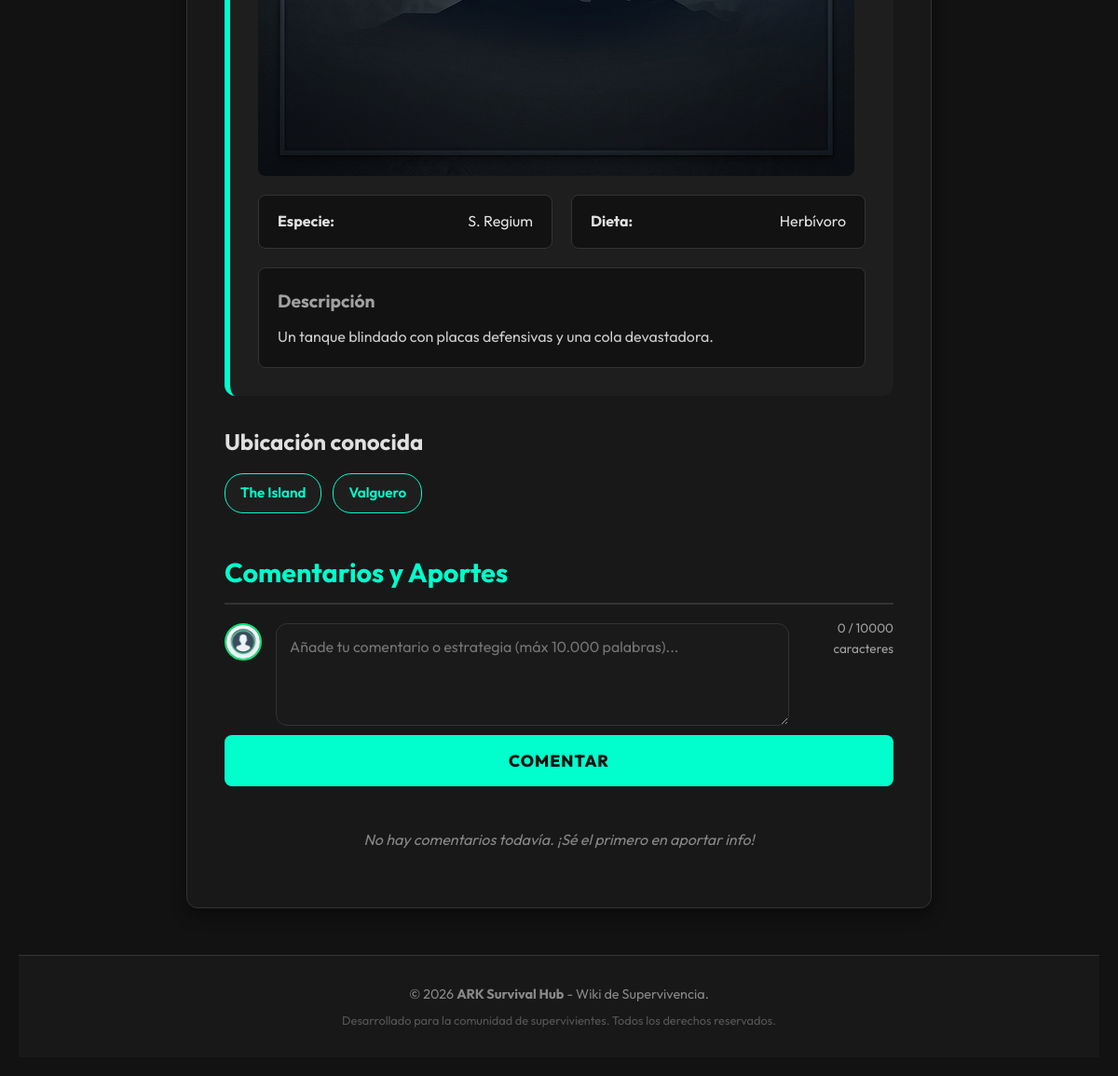
Page /detalle.php?error=permisos&id=3 (signed in, lower part) on the earlier database version.
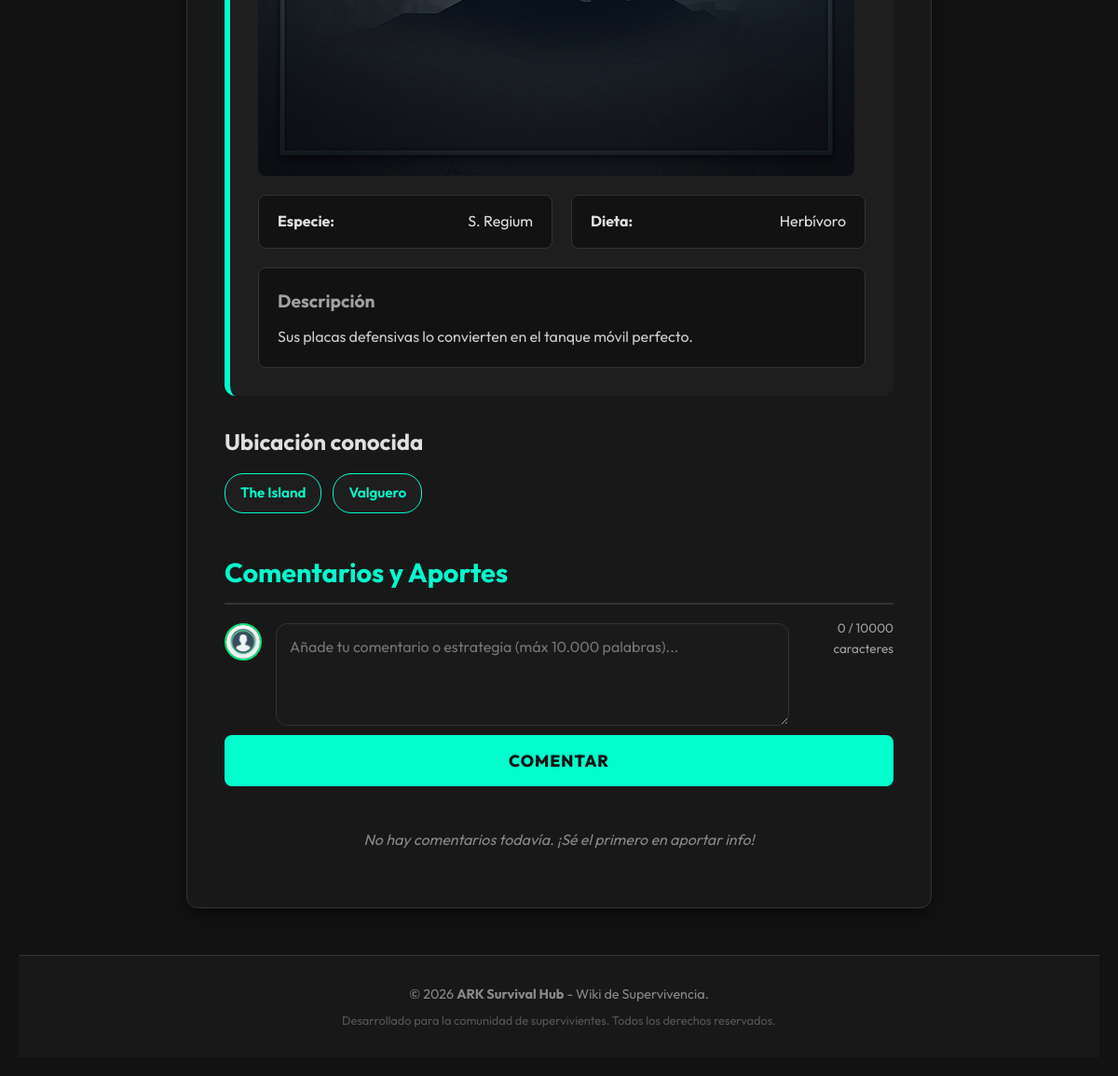
Same page on the later database version.
### tables this page shows
CREATE TABLE `dinosaurios` (
  `id` int(11) NOT NULL AUTO_INCREMENT,
  `nombre` varchar(100) NOT NULL,
  `especie` varchar(100) DEFAULT NULL,
  `dieta` varchar(50) DEFAULT NULL,
  `imagen` varchar(255) DEFAULT 'default_dino.jpg',
  `descripcion` text DEFAULT NULL,
  PRIMARY KEY (`id`),
  UNIQUE KEY `nombre` (`nombre`)
);

### detalle.php (the view, shortened to what the changed rows need)
<?php
include 'config/db.php';
$id = isset($_GET['id']) ? $_GET['id'] : 1;
$sql_dino = "SELECT * FROM dinosaurios WHERE id = :id";
$stmt = $conexion->prepare($sql_dino);
$stmt->bindParam(':id', $id);
$stmt->execute();
$dino = $stmt->fetch(PDO::FETCH_ASSOC);
?>
<!DOCTYPE html>
<html lang="es">
<head>
    <link rel="stylesheet" href="assets/css/estilos.css?v=1.3">
</head>
<body>
    <main class="contenedor-detalle">
        <section class="ficha-principal">
            <?php if(!empty($dino['imagen'])): ?>
                <div class="dino-img-detalle" style="text-align: center; margin-bottom: 20px;">
                    <?php
                    $src_dino_d = (strpos($dino['imagen'], 'http') === 0) ? $dino['imagen'] : "assets/img/dinos/" . $dino['imagen'];
                    ?>
                    <img src="<?php echo htmlspecialchars($src_dino_d); ?>" alt="<?php echo htmlspecialchars($dino['nombre']); ?>" style="max-width: 100%; border-radius: 8px;" onerror="this.src='assets/img/dinos/default_dino.jpg'">
                </div>
            <?php endif; ?>
            <div class="info-grid">
                <div class="dato">
                    <strong>Especie:</strong>
                    <span><?php echo htmlspecialchars($dino['especie']); ?></span>
                </div>
                <div class="dato">
                    <strong>Dieta:</strong>
                    <span><?php echo htmlspecialchars($dino['dieta']); ?></span>
                </div>
            </div>
            <?php if(!empty($dino['descripcion'])): ?>
                <div class="dino-descripcion" style="margin-top: 20px;">
                    <h3>Descripción</h3>
                    <p style="white-space: pre-wrap; color: #ccc;"><?php echo htmlspecialchars($dino['descripcion']); ?></p>
                </div>
            <?php endif; ?>
        </section>
    <?php include 'includes/footer.php'; ?>

Differences in the rows shown:
changed dinosaurios "S. Regium": descripcion "Un tanque blindado con placas defensivas y una cola devastadora." → "Sus placas defensivas lo convierten en el tanque móvil perfecto."
